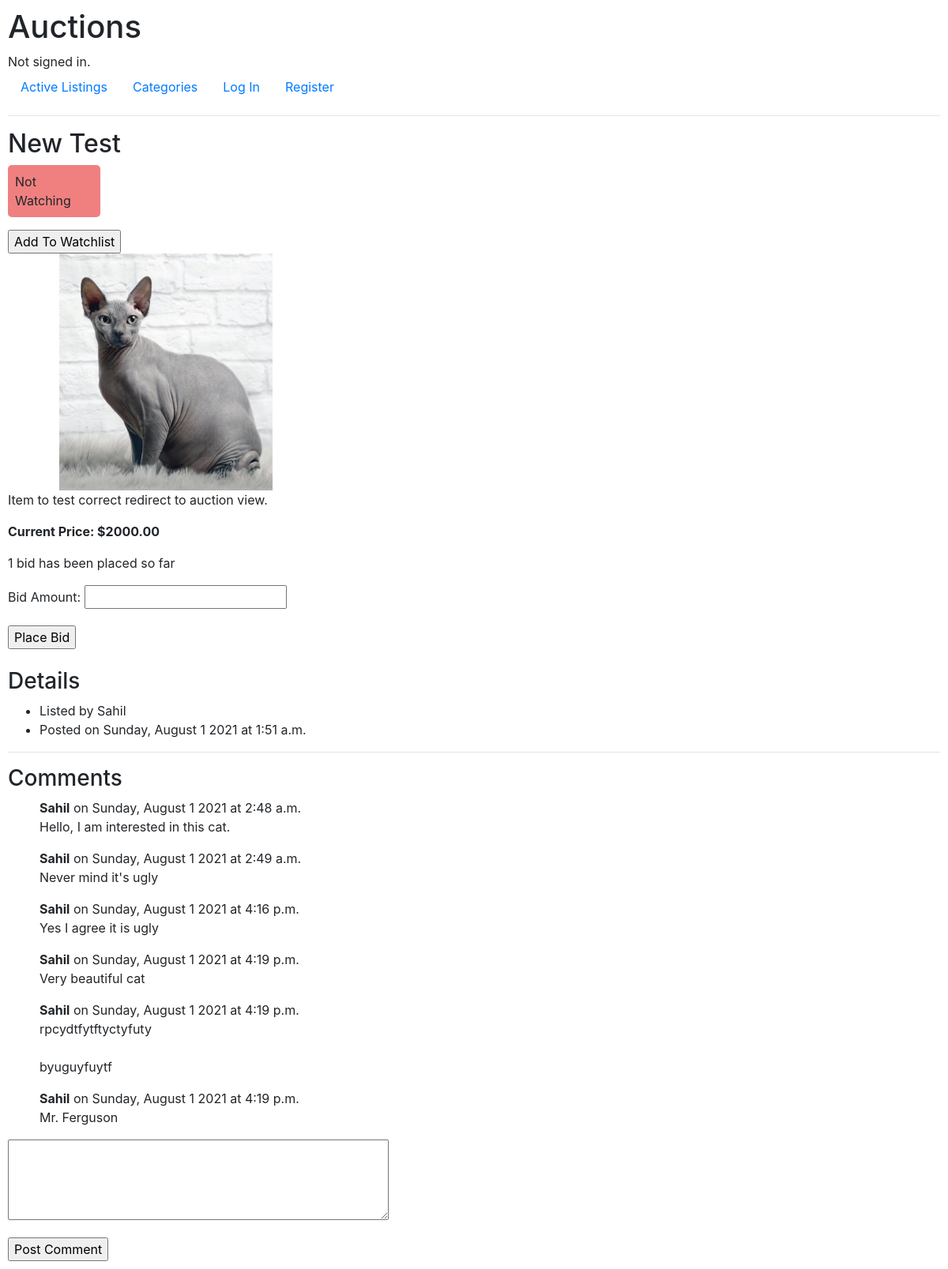
Screenshot of /auction/7 with the database file from the repository.
### auctions/models.py (models this page shows, shortened)
class AuctionItem(models.Model):
    title = models.CharField(max_length=64)
    description = models.TextField()
    current_price = models.DecimalField(max_digits=8, decimal_places=2)
    item_image = models.ImageField(
        upload_to=get_image_path,
        blank=True,
        null=True
    )
    category = models.ForeignKey(
        Category,
        on_delete=models.SET_NULL,
        blank=True,
        null=True,
        related_name='auction_items'
    )
    creator = models.ForeignKey(
        User,
        on_delete=models.CASCADE,
        related_name='auctions_created'
    )
    is_active = models.BooleanField(default=True)
    winner = models.ForeignKey(
        User,
        on_delete=models.SET_NULL,
        blank=True,
        null=True,
        related_name='auctions_won'
    )
    creation_date = models.DateTimeField(auto_now_add=True)

class User(AbstractUser):
    watching = ManyToManyField(
        'AuctionItem',
        blank=True,
        related_name='watched_by'
    )

class Comment(models.Model):
    text = models.TextField()
    creator = models.ForeignKey(
        User,
        on_delete=models.CASCADE,
        related_name='comments'
    )
    parent_auction = models.ForeignKey(
        AuctionItem,
        on_delete=models.CASCADE,
        related_name='comments'
    )
    creation_date = models.DateTimeField(auto_now_add=True)

### auctions/views.py (the view)
# urls.py: path("auction/<int:id>", views.auction_view, name="auction_view"),
def auction_view(request, id):
    if request.method == 'POST':
        auction_item = AuctionItem.objects.get(pk=id)
        bid_form = BidForm(request.POST, old_price=auction_item.current_price)
        if bid_form.is_valid():
            bid = bid_form.save(commit=False)
            bid.creator = request.user
            bid.auction_item = auction_item
            bid.save()
            new_price = bid.price
            updated_rows = AuctionItem.objects.filter(
                id=id).update(current_price=new_price)
            return render(request, "auctions/auction_view.html", {
                'auction_item': AuctionItem.objects.get(pk=id),
                'bid_form': bid_form,
                'total_bids': AuctionItem.objects.get(pk=id).bids.count(),
                'success_message': "Bid created successfully.",
                'comment_form': CommentForm()
            })
        else:
            return render(request, "auctions/auction_view.html", {
                'auction_item': auction_item,
                'bid_form': bid_form,
                'total_bids': AuctionItem.objects.get(pk=id).bids.count(),
                'error_message': "Error placing bid.",
                'comment_form': CommentForm()
            })
    else:
        auction_items_queryset = AuctionItem.objects.filter(pk=id)
        if auction_items_queryset.exists():
            auction_item = auction_items_queryset.first()
            return render(request, "auctions/auction_view.html", {
                'auction_item': auction_item,
                'bid_form': BidForm(),
                'total_bids': auction_item.bids.count(),
                'comment_form': CommentForm()
            })
        else:
            pass

### auctions/views.py (shortened to what this page needs)
class BidForm(ModelForm):
    def __init__(self, *args, **kwargs):
        self.old_price = kwargs.get('old_price', None)
        if self.old_price is not None:
            kwargs.pop('old_price')
        super(BidForm, self).__init__(*args, **kwargs)
    class Meta:
        model = Bid
        exclude = ['creator', 'auction_item', 'creation_date']
        labels = {
            'price': "Bid Amount"
        }
        widgets = {
            'price': widgets.Input(attrs={
                'title': "Value must be greater than current price",
                'type': 'number',
                'step': '0.01'
            })
        }

class CommentForm(ModelForm):
    class Meta:
        model = Comment
        exclude = ['creator', 'parent_auction', 'creation_date']
        labels = {
            'text': ""
        }
        widgets = {
            'text': Textarea(attrs={'cols': 45, 'rows': 4}),
        }

### auctions/templates/auctions/auction_view.html (shortened to what this page needs)
{% extends "auctions/layout.html" %}
{% block body %}
<h2>{{ auction_item.title }}</h2>
{% if user in auction_item.watched_by.all %}
<p style="background-color: lightgreen; width: 87px; padding: 9px; border-radius: 5px;">Watching</p>
<form action="{% url 'update_watchlist' user.id auction_item.id %}" method="post">
    {% csrf_token %}
    <input type="submit" value="Remove From Watchlist">
</form>
{% else %}
<p style="background-color: lightcoral; width: 117px; padding: 9px; border-radius: 5px;">Not Watching</p>
<form action="{% url 'update_watchlist' user.id auction_item.id %}" method="post">
    <input type="submit" value="Add To Watchlist">
</form>
{% endif %}
<img src="{{ auction_item.item_image.url }}" alt="Image Not Provided" style="object-fit: contain;" width="400px"
    height="300px">
<p>{{ auction_item.description }}</p>
<p><strong>Current Price: ${{ auction_item.current_price }}</strong></p>
<p>{{ total_bids }} bid{{ total_bids|pluralize }} ha{{ total_bids|pluralize:"s,ve" }} been placed so far</p>
<form action="{% url 'auction_view' auction_item.id %}" method="post">
    {{ bid_form.as_p }}
    <input type="submit" value="Place Bid">
</form>
<h3>Details</h3>
<ul>
    <li>Listed by {{ auction_item.creator.username }}</li>
    <li>Posted on {{ auction_item.creation_date|date:"l, F j Y" }} at {{ auction_item.creation_date|time }}</li>
</ul>
<hr>
<h3>Comments</h3>
<ul style="list-style-type: none;">
    {% for comment in auction_item.comments.all %}
    <li>
        <strong>{{ comment.creator.username }}</strong>
        on {{ comment.creation_date|date:"l, F j Y" }} at {{ comment.creation_date|time }}
        <p>{{ comment.text|linebreaksbr }}</p>
    </li>
    {% endfor %}
</ul>
<form action="{% url 'new_comment' auction_item.id %}" method="post">
    {{ comment_form.as_p }}
    <input type="submit" value="Post Comment">
</form>
{% endblock %}

### auctions/static/auctions/styles.css (style rules this page uses)
body { padding: 10px; }

### rows the page displays
AuctionItem: title "New Test", item_image (picture), description "Item to test correct redirect to auction view.", current_price "2000.00", creator.username "Sahil", creation_date "Sunday, August 1 2021", creation_date "1:51 a.m."
Comment: creator.username "Sahil", creation_date "Sunday, August 1 2021", creation_date "2:48 a.m.", text "Hello, I am interested in this cat."
Comment: creator.username "Sahil", creation_date "Sunday, August 1 2021", creation_date "2:49 a.m.", text "Never mind it's ugly"
Comment: creator.username "Sahil", creation_date "Sunday, August 1 2021", creation_date "4:16 p.m.", text "Yes I agree it is ugly"
Comment: creator.username "Sahil", creation_date "Sunday, August 1 2021", creation_date "4:19 p.m.", text "Very beautiful cat"
Comment: creator.username "Sahil", creation_date "Sunday, August 1 2021", creation_date "4:19 p.m.", text "rpcydtfytftyctyfuty byuguyfuytf"
Comment: creator.username "Sahil", creation_date "Sunday, August 1 2021", creation_date "4:19 p.m.", text "Mr. Ferguson"

### other values shown
{{ total_bids }} "1"
